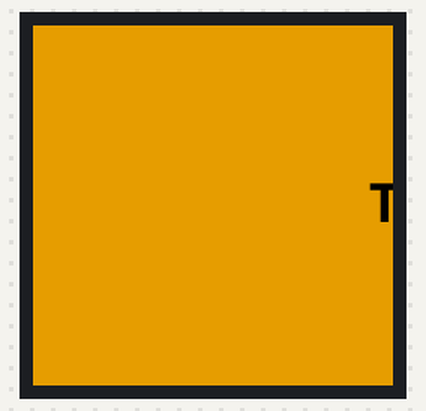
A sketch run on a simulated ESP32. Shown: 240×240 colour display.

Above: at 1.18 s.
At 10.18 s:
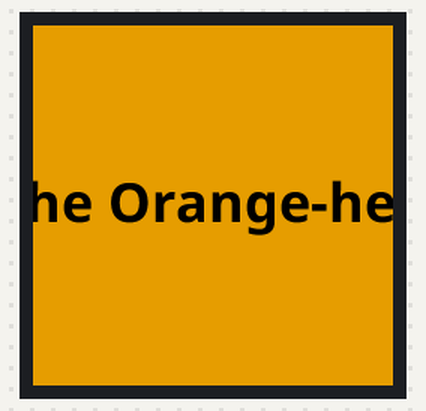
At 19.18 s:
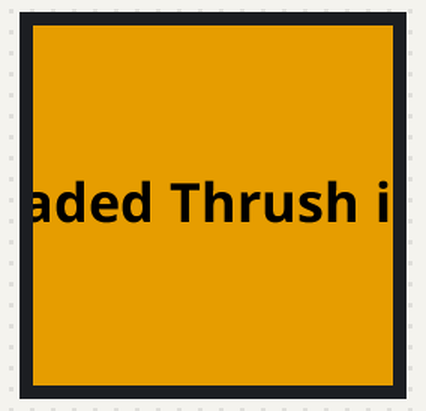
At 23.23 s:
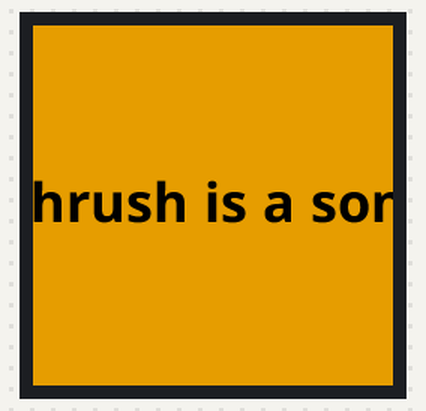
At 27.41 s:
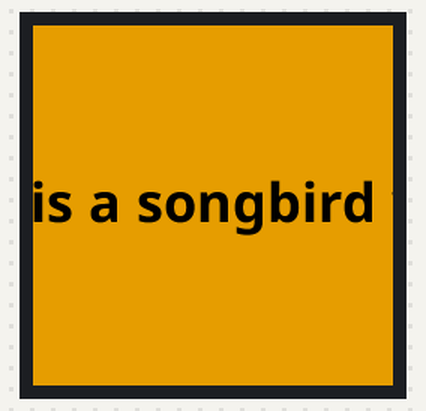
At 37.21 s:
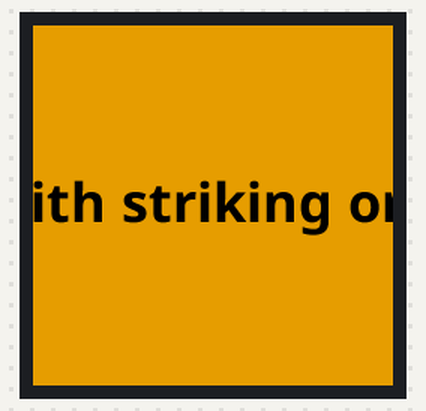

Measured:
- what the display in image 3 shows lasts 0.5 s, from 23.0 s to 23.5 s

The sketch:

birdfacts2.ino
```cpp
#include <LovyanGFX.hpp>
#include "lgfx_setup.h"
#include "NotoSansBold36.h"
#include "birdFacts.h"

#define AA_FONT_LARGE NotoSansBold36

// **********************************************************************************
// **********************************************************************************
// i have been inconsistant with regards to which output i'm using across the installation
// so i have enabled both screens so it doesn't matter which connection is used

#define Screen1_CS 21
#define Screen2_CS 22

#define SCREENOFF 1
#define SCREENON 0

#define BLACK 0x0000
#define ORANGE 0xE4E0
#define SKYBLUE 0x55BD
#define BLUISHGREEN 0x04EE
#define YELLOW 0xF728
#define BLUE 0x0396
#define VERMILLION 0xD2E0
#define REDDISHPURPLE 0xCBD4

LGFX tft;
LGFX_Sprite spr1(&tft);

int currentElement = 0;
int lastElement = NUMBER_OF_ELEMENTS;
int textDelay = 500; // delay time between facts
int textSpeed = 2; // Iteration speed of loop of text. 1 is slowest.

void setup(void)
{
  tft.init();

  Serial.begin(250000);

  pinMode(Screen1_CS, OUTPUT);
  pinMode(Screen2_CS, OUTPUT);

  tft.begin();

  tft.setRotation(0);

  spr1.setColorDepth(16); // 16 bit colour needed to show antialiased fonts

  tft.fillScreen(ORANGE);
}

void loop(void)
{
  writeScreen(currentElement);

  lastElement = currentElement;
  currentElement = (currentElement + 1) % NUMBER_OF_ELEMENTS;

  Serial.print("element is ");
  Serial.println(currentElement);

  delay(textDelay);
}

void writeScreen(int element) {
  int width = tft.width(); // Half the screen width
  int height = tft.height();
  int spriteHeight = 100;
  String factToDisplay = birdFacts[element];

  spr1.loadFont(AA_FONT_LARGE); // Load another different font into the sprite instance

  int sentanceLength = spr1.textWidth(factToDisplay); // in pixels

  spr1.createSprite(width, spriteHeight);   // Create a sprite 100 pixels wide and 50 high

  spr1.setTextColor(BLACK, ORANGE); // Set the font colour and the background colour

  spr1.setTextDatum(ML_DATUM); // Middle left datum

  spr1.setTextWrap(false);

  digitalWrite(Screen1_CS, SCREENON);
  digitalWrite(Screen2_CS, SCREENON);

  spr1.createSprite(width, spriteHeight);   // Create a sprite 100 pixels wide and 50 high

  for(int i = width; i > 0 - sentanceLength; i = i - textSpeed) {
    spr1.fillSprite(ORANGE);
    spr1.drawString(factToDisplay, i, spriteHeight/2); // Make sure text fits in the Sprite!
    spr1.pushSprite(0, height/2 - (spriteHeight/2) + 1);  // ok on this library it doesn't seem to be able to cope with the same number twice with two screens so this is a hack
  }

  spr1.unloadFont(); // Remove the font to recover memory used

  spr1.deleteSprite(); // Recover memory
}
```

lgfx_setup.h
```cpp
class LGFX : public lgfx::LGFX_Device
{

  lgfx::Panel_GC9A01      _panel_instance;

  lgfx::Bus_SPI        _bus_instance;   // SPI

  lgfx::Light_PWM     _light_instance;

  public:

    LGFX(void)
  {
    {
      auto cfg = _bus_instance.config();

// SPIバスの設定
      cfg.spi_host = VSPI_HOST;     // ESP32-S2,C3 : SPI2_HOST or SPI3_HOST / ESP32 : VSPI_HOST or HSPI_HOST
      cfg.spi_mode = 0;             // SPI (0 ~ 3)
      cfg.freq_write = 27000000;    // (80MHz, 80MHz)
      cfg.freq_read  = 20000000;    // SPI
      cfg.spi_3wire  = true;        // MOSI
      cfg.use_lock   = true;        // true
      cfg.dma_channel = SPI_DMA_CH_AUTO; // (0=DMA/ 1=1ch / 2=ch / SPI_DMA_CH_AUTO)
      cfg.pin_sclk = 18;            // SPI SCLK
      cfg.pin_mosi = 23;            // SPI MOSI
      cfg.pin_miso = -1;            // SPI MISO (-1 = disable)
      cfg.pin_dc   = 32;            // SPI D/C  (-1 = disable)

      _bus_instance.config(cfg);
      _panel_instance.setBus(&_bus_instance);
    }

    {
      auto cfg = _panel_instance.config();

      cfg.pin_cs           =    5;  // CS   (-1 = disable)
      cfg.pin_rst          =    4;  // RST  (-1 = disable)
      cfg.pin_busy         =    -1;  // BUSY (-1 = disable)

      cfg.panel_width      =   240;
      cfg.panel_height     =   240;
      cfg.offset_x         =     0;
      cfg.offset_y         =     0;
      cfg.offset_rotation  =     0;   // 0~7
      cfg.dummy_read_pixel =     8;
      cfg.dummy_read_bits  =     1;
      cfg.readable         =  true;
      cfg.invert           = true;
      cfg.rgb_order        = false;
      cfg.dlen_16bit       = false;
      cfg.bus_shared       =  true;

      _panel_instance.config(cfg);
    }

//*
    {
      auto cfg = _light_instance.config();

      cfg.pin_bl = 32;
      cfg.invert = false;
      cfg.freq   = 44100;
      cfg.pwm_channel = 7;

      _light_instance.config(cfg);
      _panel_instance.setLight(&_light_instance);
    }

    setPanel(&_panel_instance);
  }
};
```

Source omitted: oSansBold36.h (data table, 268239 bytes), birdFacts.h (25009 bytes)
